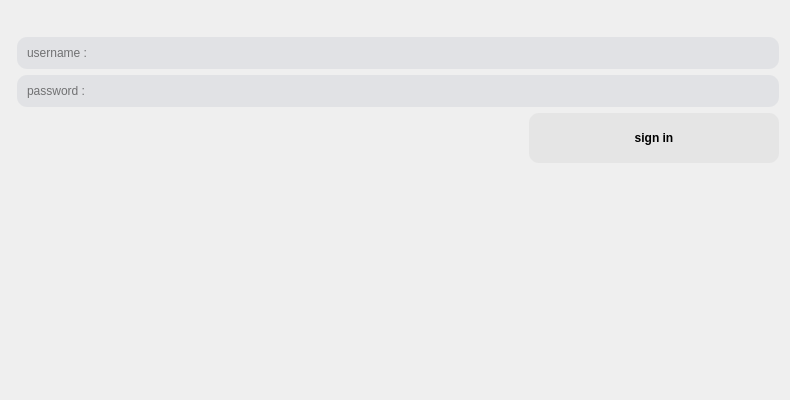
<?xml version="1.0" encoding="UTF-8"?>
<ui version="4.0">
 <class>Form</class>
 <widget class="QWidget" name="Form">
  <property name="geometry">
   <rect>
    <x>0</x>
    <y>0</y>
    <width>790</width>
    <height>400</height>
   </rect>
  </property>
  <property name="minimumSize">
   <size>
    <width>790</width>
    <height>400</height>
   </size>
  </property>
  <property name="maximumSize">
   <size>
    <width>790</width>
    <height>400</height>
   </size>
  </property>
  <property name="windowTitle">
   <string>Form</string>
  </property>
  <layout class="QVBoxLayout" name="verticalLayout">
   <item>
    <layout class="QFormLayout" name="formLayout_2">
     <item row="2" column="1">
      <widget class="QLineEdit" name="usernameLineEdit">
       <property name="styleSheet">
        <string notr="true">QLineEdit {

    padding: 8px;
    border: 0 ; 
    border-radius: 10px;
    font: 15px &quot;Segoe UI&quot;;

   background: rgba(23, 38, 91, 0.07);
color : black  ; 

}

QLineEdit:hover {
    border: 1px solid #999999;
}

QLineEdit:focus {
    border: 1px solid gray ; 
   background: rgba(23, 38, 91, 0.09 );
}

QLineEdit:disabled {
    background-color: #f5f5f5;
    color: #a1a1a1;
}</string>
       </property>
       <property name="placeholderText">
        <string>username :</string>
       </property>
      </widget>
     </item>
     <item row="3" column="1">
      <widget class="QLineEdit" name="passwordLineEdit">
       <property name="styleSheet">
        <string notr="true">QLineEdit {

    padding: 8px;
    border: 0 ; 
    border-radius: 10px;
    font: 15px &quot;Segoe UI&quot;;

   background: rgba(23, 38, 91, 0.07);
color : black  ; 

}

QLineEdit:hover {
    border: 1px solid #999999;
}

QLineEdit:focus {
    border: 1px solid gray ; 
   background: rgba(23, 38, 91, 0.09 );
}

QLineEdit:disabled {
    background-color: #f5f5f5;
    color: #a1a1a1;
}</string>
       </property>
       <property name="placeholderText">
        <string>password :</string>
       </property>
      </widget>
     </item>
     <item row="4" column="1">
      <layout class="QHBoxLayout" name="horizontalLayout_3">
       <item>
        <spacer name="horizontalSpacer">
         <property name="orientation">
          <enum>Qt::Horizontal</enum>
         </property>
         <property name="sizeHint" stdset="0">
          <size>
           <width>40</width>
           <height>20</height>
          </size>
         </property>
        </spacer>
       </item>
       <item>
        <widget class="QPushButton" name="pushButton">
         <property name="minimumSize">
          <size>
           <width>250</width>
           <height>50</height>
          </size>
         </property>
         <property name="styleSheet">
          <string notr="true">QPushButton 
{
	font: 75 10pt &quot;MS Shell Dlg 2&quot;;
	font-weight : 600 ;  

	background-color: #E5E5E5  ; 
	color :  black ; 

	border-radius : 10px  ; 


}

QPushButton::pressed 
{

	background-color:rgba(229,229,229 , 0.5)



}</string>
         </property>
         <property name="text">
          <string>sign in</string>
         </property>
        </widget>
       </item>
      </layout>
     </item>
     <item row="1" column="1">
      <layout class="QHBoxLayout" name="horizontalLayout_2">
       <item>
        <spacer name="horizontalSpacer_3">
         <property name="orientation">
          <enum>Qt::Horizontal</enum>
         </property>
         <property name="sizeHint" stdset="0">
          <size>
           <width>40</width>
           <height>20</height>
          </size>
         </property>
        </spacer>
       </item>
       <item>
        <widget class="QLabel" name="label_3">
         <property name="maximumSize">
          <size>
           <width>500</width>
           <height>16777215</height>
          </size>
         </property>
         <property name="text">
          <string/>
         </property>
         <property name="pixmap">
          <pixmap resource="../../resources/resources.qrc">:/icons/icons/profile.png</pixmap>
         </property>
         <property name="scaledContents">
          <bool>false</bool>
         </property>
         <property name="alignment">
          <set>Qt::AlignCenter</set>
         </property>
        </widget>
       </item>
       <item>
        <spacer name="horizontalSpacer_2">
         <property name="orientation">
          <enum>Qt::Horizontal</enum>
         </property>
         <property name="sizeHint" stdset="0">
          <size>
           <width>40</width>
           <height>20</height>
          </size>
         </property>
        </spacer>
       </item>
      </layout>
     </item>
    </layout>
   </item>
  </layout>
 </widget>
 <resources>
  <include location="../../resources/resources.qrc"/>
 </resources>
 <connections/>
</ui>
